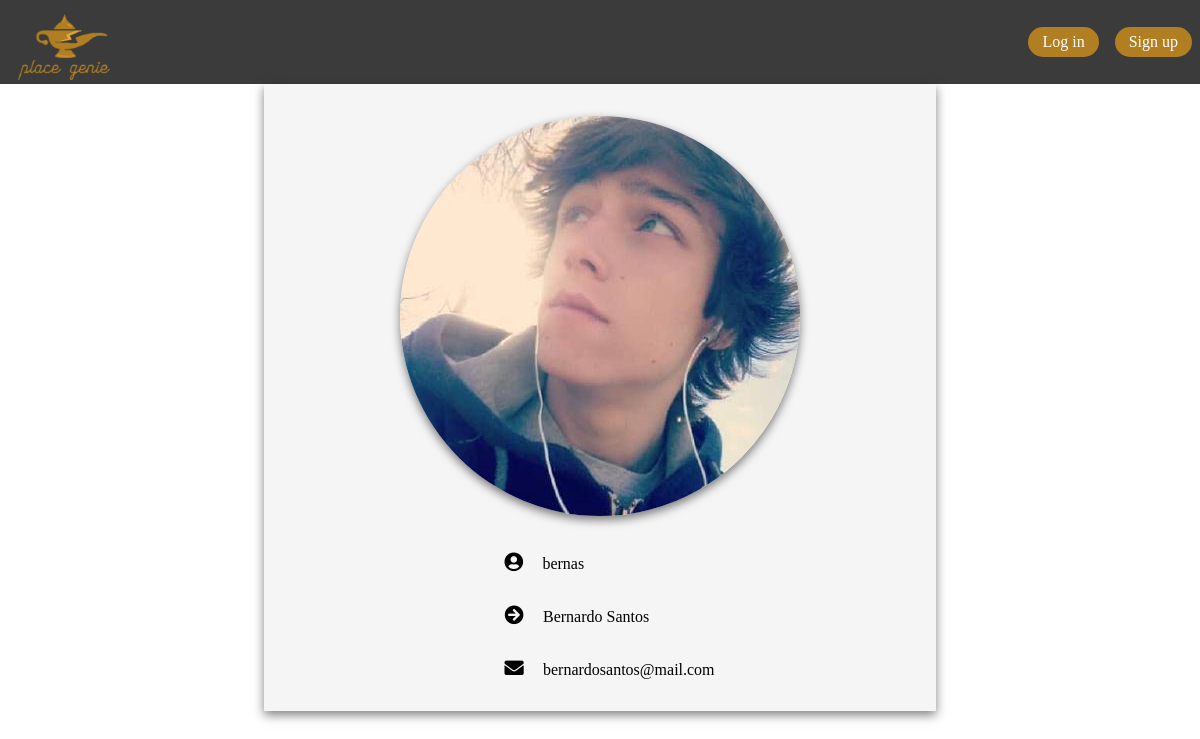
The app's page /pages/profile.php?username=bernas, older data.
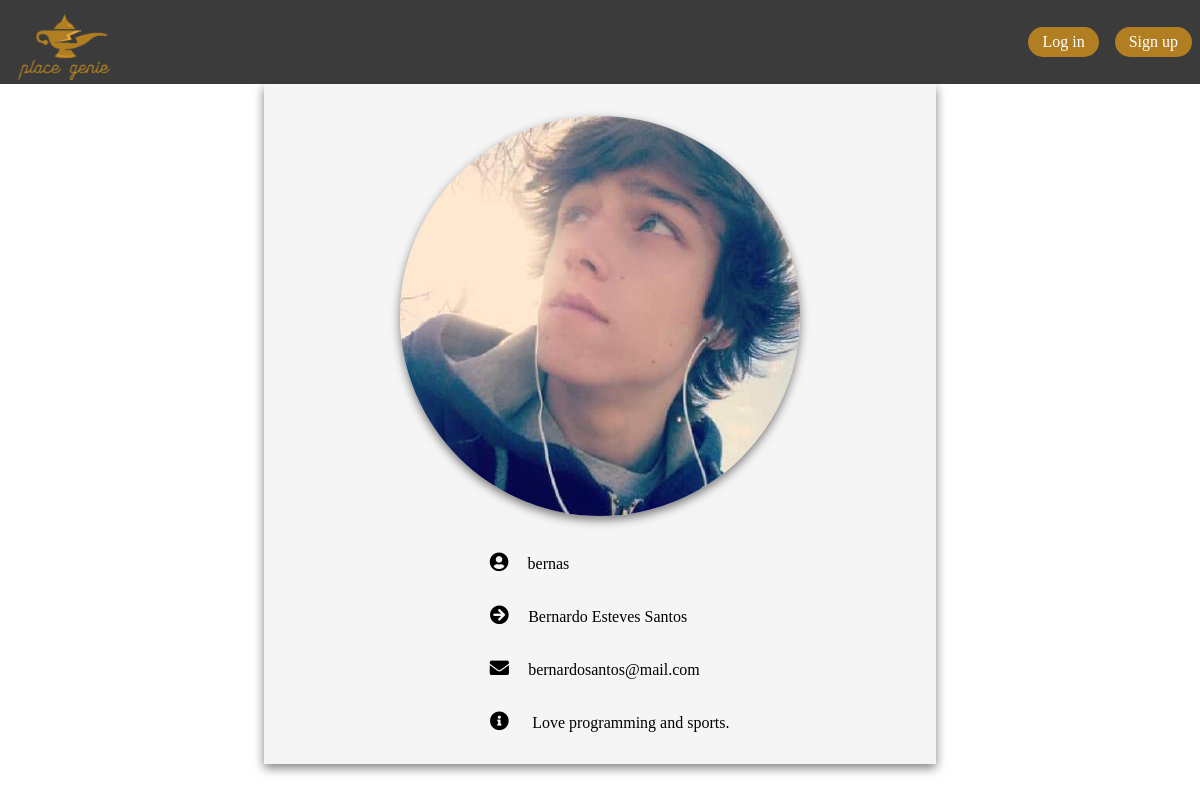
The same page, newer data.
### tables this page shows
CREATE TABLE user (
    id              INTEGER PRIMARY KEY,
    username        VARCHAR NOT NULL UNIQUE,
    email           VARCHAR NOT NULL UNIQUE,
    password        VARCHAR NOT NULL ON CONFLICT ABORT,
    first_name      VARCHAR NOT NULL,
    last_name       VARCHAR NOT NULL,
    image           INTEGER REFERENCES image(id),
    description     VARCHAR
);

### database/db_user.php (called while the page is built, shortened)
<?php
function getUserInfo($username)
{
    $db = Database::instance()->db();
    $stmt = $db->prepare('SELECT * FROM user WHERE username = ?');
    $stmt->execute(array($username));
    return $stmt->fetch();
}

### templates/tpl_profile.php (the view, shortened to what this page needs)
<?php function draw_profile($profile) { ?>
    <section id=info>
        <div class="profile_image">
            <img src="../images/t_medium/<?=$profile['image']?>.jpg" width="400" height="400">
        </div>
        <div class="main_info">
            <p><i class="fa fa-user-circle icon"></i><?=$profile['username']?></p>
            <p><i class="fa fa-arrow-circle-right icon"></i><?=$profile['first_name'] . ' ' . $profile['last_name']?></p>
            <p><i class="fa fa-envelope icon"></i><?=$profile['email']?></p>
            <?php if ($profile['description'] != null) { ?>
                <p><i class="fa fa-info-circle icon"></i> <?=$profile['description']?></p>
            <?php } ?>
        </div>
    </section>
<?php } ?>

### pages/profile.php (shortened to what this page needs)
<?php
    include_once('../templates/tpl_common.php');
    include_once('../templates/tpl_profile.php');
    include_once('../database/db_user.php');
    $username = $_GET['username'];
    $profile_info = getUserInfo($username);
?>
<!DOCTYPE html>
<html>
    <head>
        <link href="../css/common.css" rel="stylesheet">
        <link href="../css/profile.css" rel="stylesheet">
        <link href="https://use.fontawesome.com/releases/v5.0.1/css/all.css" rel="stylesheet">
    </head>
    <body>
        <?php draw_header(); ?>
        <?php draw_profile($profile_info); ?>
    </body>
</html>

### templates/tpl_common.php (shortened to what this page needs)
<?php function draw_header() { ?>
    <header>
        <nav>
            <a class="logo" href="../index.php"><img src="../images/logo.png" width="130" height="80" alt="Place Genie Logo"></a>
            <ul class="menu">
                <?php if (isset($_SESSION['username'])) { ?>
                    <li><a class="button" href="../pages/manage_reservations.php">Reservations</a></li>
                    <li><a class="button" href="../pages/manage_properties.php">Properties</a></li>
                    <li><a class="button" href="../pages/profile.php?username=<?=$_SESSION['username']?>"><?=$_SESSION['username']?></a></li>
                    <li><a class="button" href="../actions/action_logout.php">Logout</a></li>
                <?php } else { ?>
                    <li><a class="button login">Log in</a></li>
                    <li><a class="button signup">Sign up</a></li>
                <?php } ?>
            </ul>
        </nav>
    </header>
<?php } ?>

### css/common.css (style rules this page uses)
html, body { margin: 0; padding: 0; }
i { font-size: 1.2em; margin: 0 1em; text-align: center; }
.login, .signup { cursor: pointer; }
.button, button, input[type="button"], input[type="submit"] { background-color: var(--dark-gold); border: 2px solid var(--dark-gold); border-radius: 1em; text-decoration: none; color: white; text-decoration: none; display: inline-block; padding:0.25em 0.75em; }

### css/profile.css (style rules this page uses)
#info { width: 40em; margin: 0 auto; padding: 1em; background: whitesmoke; box-shadow:0 4px 10px 0 rgba(0.0, 0.0, 0.0, 0.5); display: flex; flex-direction: column; align-items: center; }
.profile_image { margin: 1em auto; }
.profile_image > img { border-radius: 50%; box-shadow:0 4px 10px 0 rgba(0.0, 0.0, 0.0, 0.5); }
.main_info { box-sizing: border-box; margin: 0; padding: 0; display: flex; flex-direction: column; justify-content: center; }

### css/constants.css (style rules this page uses)
:root { --dark-grey: #3b3b3b; --light-grey: #e2e2e2; --light-gold: goldenrod; --dark-gold: #b17e22; --dark-blue: #191970; }

### css/header.css (style rules this page uses)
body > header { background-color: #3b3b3b; }
header > nav { display: flex; flex-direction: row; justify-content: space-between; }
.menu { list-style-type: none; display: flex; flex-direction: row; justify-content: space-between; margin: auto 0; }
.menu > li { margin: 0.5em; }
.menu .button { background-color: var(--dark-gold); border-color: var(--dark-gold); }

Row changes from the older to the newer data that the page shows:
changed user "bernas": last_name "Santos" → "Esteves Santos"; description (not shown) → "Love programming and sports."
